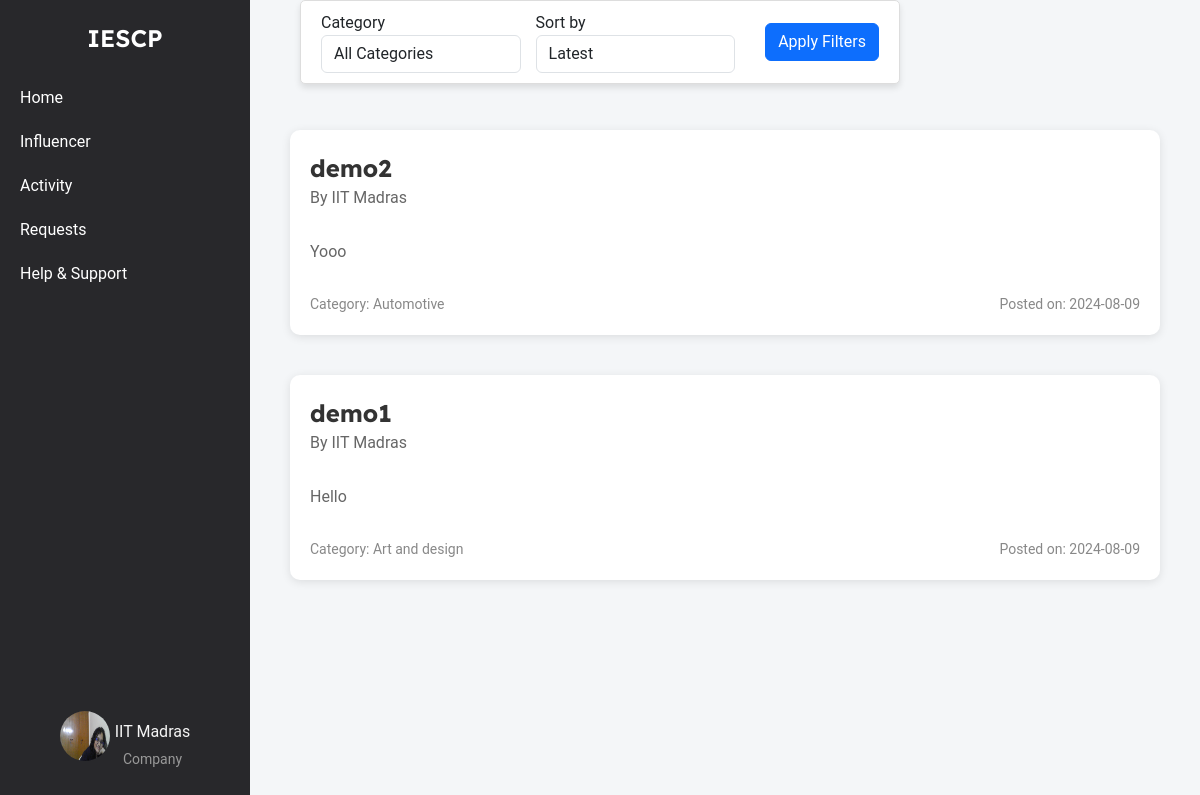
/company/home (signed in), run on an earlier commit of the app's database.
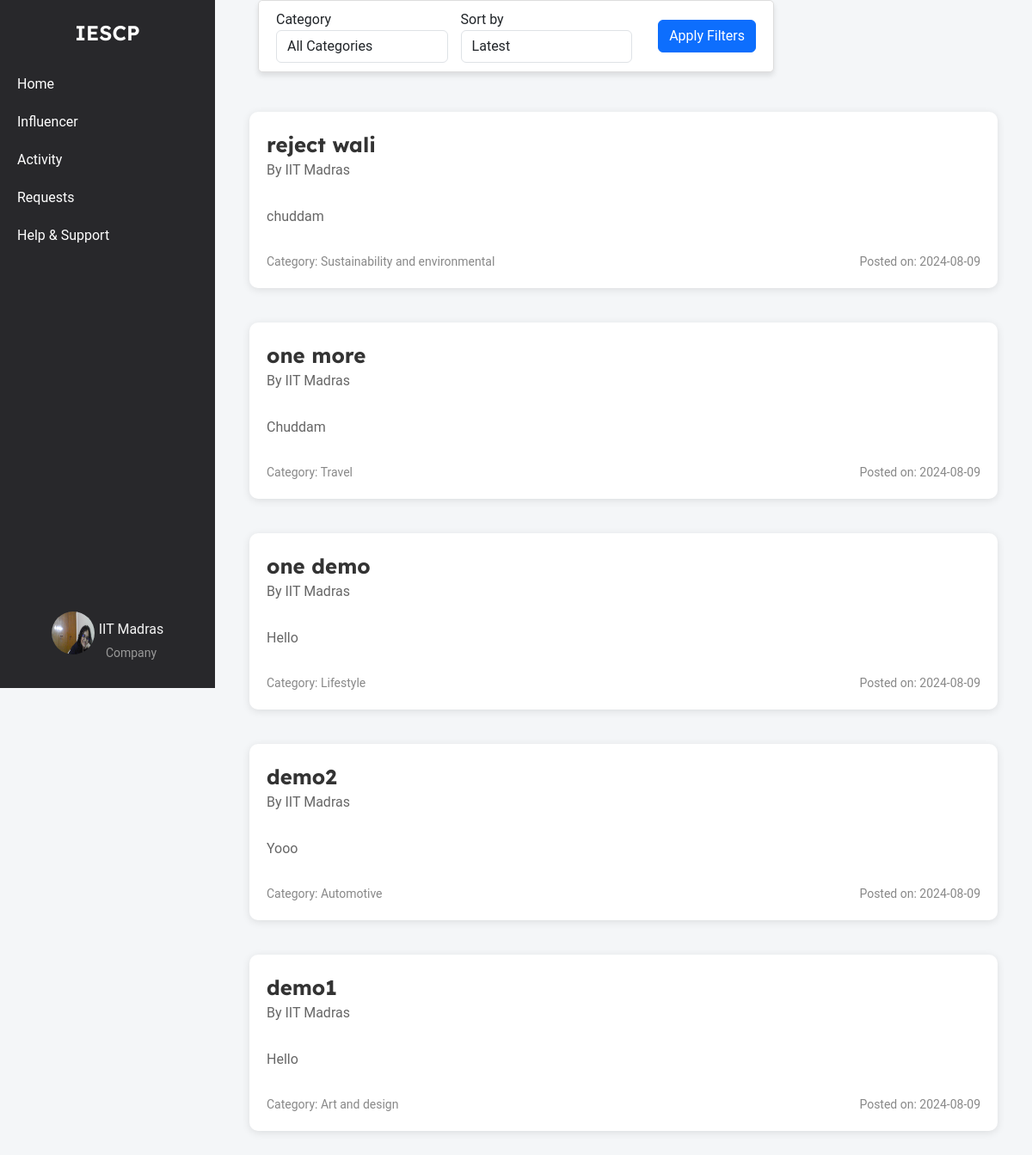
And on a later commit of the database.
### models.py (models this page shows, shortened)
class Company(db.Model):
    __tablename__ = 'company'
    id = db.Column(db.Integer, primary_key=True)
    company_name = db.Column(db.String(100), nullable=False)
    username = db.Column(db.String(50), unique=True, nullable=False)
    email = db.Column(db.String(120), unique=True, nullable=False)
    password_hash = db.Column(db.String(128), nullable=False)
    phone_number = db.Column(db.String(20), nullable=False)
    address = db.Column(db.String(200), nullable=False)
    industry = db.Column(db.String(100), nullable=False)
    other_industry = db.Column(db.String(100), nullable=True)
    website = db.Column(db.String(200), nullable=False)
    description = db.Column(db.Text, nullable=False)
    social_media_link = db.Column(db.String(200), nullable=False)
    logo = db.Column(db.String(200), nullable=False)
    campaigns = db.relationship('Campaign', backref='company', lazy=True)

class Campaign(db.Model):
    __tablename__ = 'campaign'
    id = db.Column(db.Integer, primary_key=True)
    title = db.Column(db.String(200), nullable=False)
    description = db.Column(db.Text, nullable=False)
    budget = db.Column(db.Float, nullable=False)
    start_date = db.Column(db.Date, nullable=False)
    end_date = db.Column(db.Date, nullable=False)
    company_id = db.Column(db.Integer, db.ForeignKey('company.id'), nullable=False)
    status = db.Column(db.String(50), nullable=False, default='pending')
    category = db.Column(db.String(255), nullable=False)
    created_at = db.Column(db.DateTime, nullable=False, default=datetime.utcnow)
    visibility = db.Column(db.String(50), nullable=False, default='public')
    influencers = db.relationship('Influencer', secondary=influencer_campaign_association, back_populates='campaigns')

### company_routes.py (the view)
@app.route('/company/home', methods=['GET'])
@company_auth_required
def company_home():
    user = Company.query.get(session['company_id'])
    selected_category = request.args.get('category', '')
    selected_sort = request.args.get('sort', 'latest')
    campaigns_query = Campaign.query.filter_by(visibility='public')  # Only public campaigns
    if selected_category:
        campaigns_query = campaigns_query.filter_by(category=selected_category)
    if selected_sort == 'oldest':
        campaigns = campaigns_query.order_by(Campaign.created_at.asc()).all()
    else:
        campaigns = campaigns_query.order_by(Campaign.created_at.desc()).all()
    categories = [
        "Fashion",
        "Beauty",
        "Fitness and health",
        "Travel",
        "Food and beverage",
        "Lifestyle",
        "Finance",
        "Automotive",
        "Entertainment",
        "Education",
        "Business",
        "Art and design",
        "Sports",
        "Sustainability and environmental",
        "Politics and social issues"
    ]
    return render_template('company_home.html', campaigns=campaigns, categories=categories, selected_category=selected_category, selected_sort=selected_sort, user=user)

### company_routes.py (called while the page is built)
def company_auth_required(func):
    @wraps(func)
    def func3(*args, **kwargs):
        if 'company_id' in session:
            return func(*args, **kwargs)
        else:
            flash("Please login first")
            return redirect(url_for('company_login'))
    return func3

### templates/company_home.html (shortened to what this page needs)
{% extends 'layout.html' %}
{% block content %}
    <div class="container-box">
        <div class="sidebar">
            <div class="logo">IESCP</div>
            <ul>
                <li><a href="{{url_for('company_home')}}">Home</a></li>
                <li><a href="{{url_for('influencer_search')}}">Influencer</a></li>
                <li><a href="{{url_for('company_activity')}}">Activity</a></li>
                <li><a href="{{url_for('company_requests')}}">Requests</a></li>
                <li><a href="#">Help & Support</a></li>
            </ul>
            <div class="profile">
                <a href="{{url_for('company_dashboard')}}">
                    <img src="{{ url_for('static', filename='profile_upload/company/' + user.username + '/' + user.logo) }}" alt="Profile Picture">
                    <div class="profile-name-category">
                        <span class="company_name">{{ user.company_name }}</span>
                        <span class="category">Company</span>
                    </div>
                </a>
            </div>
        </div>
        <div class="content">
            <div class="filter-container">
                <form method="GET" action="" class="form-inline">
                    <div class="form-group">
                        <label for="category" class="mr-2">Category</label>
                        <select name="category" id="category" class="form-control">
                            <option value="">All Categories</option>
                        </select>
                    </div>
                    <div class="form-group">
                        <label for="sort" class="mr-2">Sort by</label>
                        <select name="sort" id="sort" class="form-control">
                            <option value="latest" {% if selected_sort == 'latest' %}selected{% endif %}>Latest</option>
                        </select>
                    </div>
                    <button type="submit" class="btn btn-primary">Apply Filters</button>
                </form>
            </div>
            <div class="campaign-list">
                {% for campaign in campaigns %}
                    <div class="campaign">
                        <div class="campaign-main-details">
                            <div class="campaign-title">
                                <a href="{{ url_for('campaign_view', campaign_id=campaign.id) }}">{{ campaign.title }}</a>
                                <p>By {{ campaign.company.company_name }}</p>
                            </div>
                        </div>
                        <div class="campaign-details">
                            <p>{{ campaign.description }}</p>
                        </div>
                        <div class="campaign-meta">
                            <span>Category: {{ campaign.category }}</span>
                            <span>Posted on: {{ campaign.created_at.strftime('%Y-%m-%d') }}</span>
                        </div>
                    </div>
                {% endfor %}
            </div>
        </div>
    </div>
{% endblock %}

### templates/layout.html (shortened to what this page needs)
<!DOCTYPE html>
<html lang="en">
<head>
    <link rel="stylesheet" href="https://cdn.jsdelivr.net/npm/bootstrap@5.3.3/dist/css/bootstrap.min.css">
</head>
<body>
    {% block content %}
    {% endblock %}
</body>
</html>

### templates/company_home.html (style rules this page uses)
body { font-family: 'Roboto', Arial, sans-serif; margin: 0; padding: 0; background-color: #f4f6f8; }
.container-box { display: flex; width: 100%; }
a { text-decoration: none; color: whitesmoke; }
.sidebar { width: 250px; background-color: #28282B; color: white; display: flex; flex-direction: column; align-items: center; padding-top: 20px; position: fixed; top: 0; height: 100vh; overflow: auto; }
.sidebar .logo { font-size: 24px; font-weight: bold; margin-bottom: 20px; font-family: 'Lexend Deca', sans-serif; font-weight: 600; }
.sidebar ul { list-style-type: none; padding: 0; width: 100%; }
.sidebar ul li { width: 100%; }
.sidebar ul li a { display: block; padding: 10px 20px; color: white; text-decoration: none; }
.sidebar .profile { margin-top: auto; text-align: center; padding: 10px; }
.profile .category { font-size: 14px; color: #999; margin-top: 5px; }
.sidebar .profile img { width: 50px; height: 50px; border-radius: 50%; margin-bottom: 5px; }
.profile { display: flex; flex-direction: column; align-items: center; text-align: center; padding: 10px; margin-bottom: 20px; }
.profile a { display: flex; align-items: center; text-align: center; justify-content: center; gap: 5px; }
.profile-name-category { display: flex; flex-direction: column; align-items: center; text-align: center; justify-content: center; padding-top: 13px; }
.content { flex: 1; padding: 20px; padding-left: 270px; display: flex; flex-direction: column; align-items: center; width: calc(100% - 250px); }
.filter-container { display: flex; justify-content: center; align-items: center; padding: 10px 20px; background-color: #fff; border: 1px solid #ddd; border-radius: 5px; width: auto; max-width: 800px; box-shadow: 0 4px 6px rgba(0, 0, 0, 0.1); position: fixed; top: 0; left: 50%; transform: translateX(-50%); z-index: 1000; flex-wrap: wrap; }
.filter-container .form-group { margin-bottom: 0; margin-right: 15px; flex: 1; min-width: 150px; }
.filter-container select { width: 100%; }
.filter-container button { margin-left: 15px; }
.form-inline { display: flex; align-items: center; width: 100%; flex-wrap: wrap; }
.campaign-list { display: flex; flex-direction: column; align-items: center; justify-content: center; width: 100%; margin-top: 90px; }
.campaign { background-color: #ffffff; padding: 20px; border-radius: 10px; box-shadow: 0 2px 10px rgba(0, 0, 0, 0.1); margin: 20px 0; transition: transform 0.2s, box-shadow 0.2s; position: relative; width: calc(100% - 40px); max-width: 1000px; }
.campaign-main-details { display: flex; justify-content: space-between; align-items: center; margin-bottom: 10px; }
.campaign-title { display: flex; flex-direction: column; }
.campaign-title a { font-size: 24px; font-weight: bold; font-family: 'Lexend Deca', sans-serif; color: #333; text-decoration: none; }
.campaign-title p { font-size: 14px; color: #555; }
.campaign-details { display: flex; gap: 10px; margin-bottom: 10px; }
.campaign p { font-size: 16px; color: #666; margin-bottom: 20px; }
.campaign-meta { display: flex; justify-content: space-between; font-size: 14px; color: #888; }

What changed in the data, as far as the page shows it:
added Campaign: title "reject wali", company.company_name "IIT Madras", description "chuddam", category "Sustainability and environmental", created_at "2024-08-09"
added Campaign: title "one more", company.company_name "IIT Madras", description "Chuddam", category "Travel", created_at "2024-08-09"
added Campaign: title "one demo", company.company_name "IIT Madras", description "Hello", category "Lifestyle", created_at "2024-08-09"
